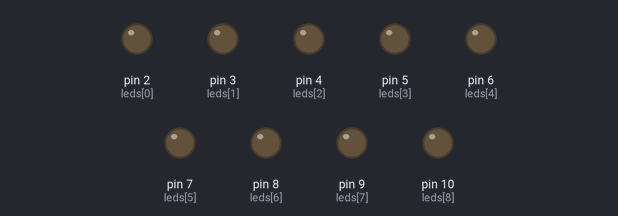
A sketch run on a simulated Arduino Uno, built with avr-gcc and run on an emulated ATmega328P. Parts: output pins drawn as LEDs (lit = HIGH). Random numbers use the default seed unless the sketch sets one.

Above: at 3.79 s.
At 7.55 s:
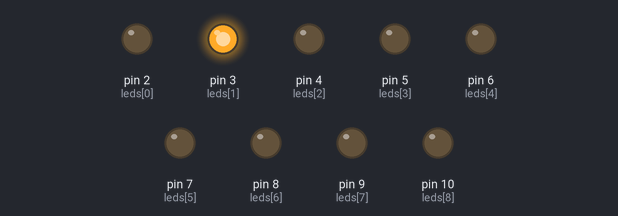
At 13.22 s:
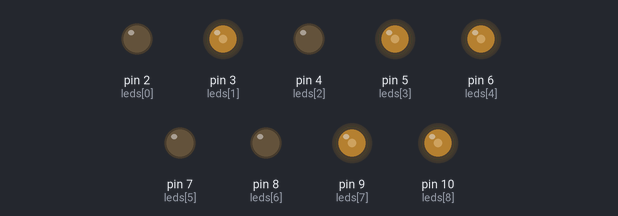
At 23.54 s:
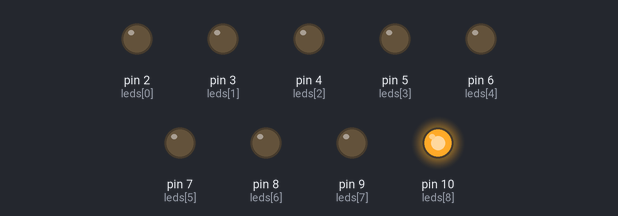
At 30.01 s:
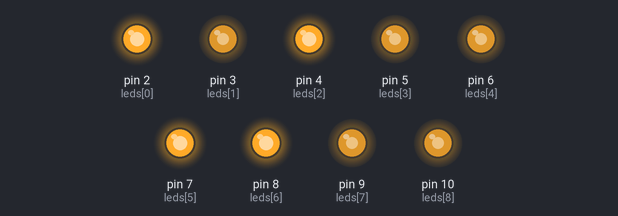
At 38.92 s:
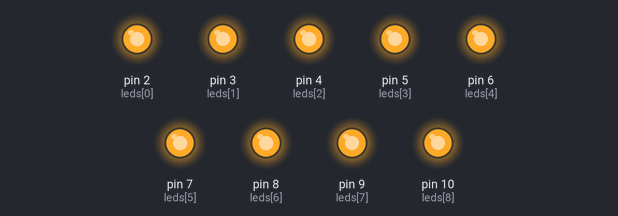
Timing chart, 0 to 40.0 s (numbered marks = the images above):
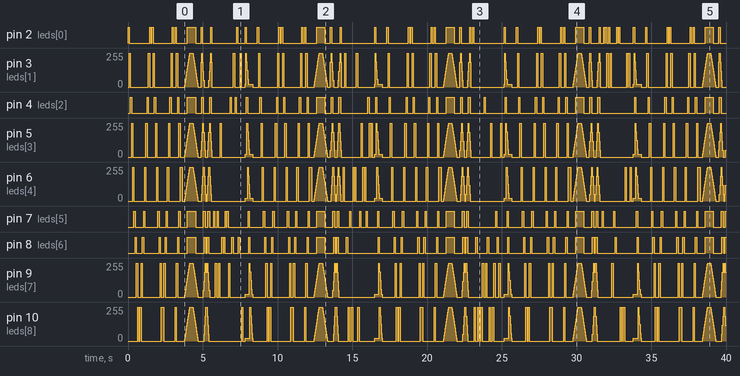

The sketch:

LED_Chaser.ino
```cpp
// (licence header left out)
// Multi-effect LED Chaser for 9 LEDs (pins 2..10)
// Auto-cycles through 8 effects.
// Note: PWM pins on Uno in this range: 3, 5, 6, 9, 10
// Non-PWM pins (2, 4, 7, 8) will be toggled digitally when fade is requested.

int leds[] = {2, 3, 4, 5, 6, 7, 8, 9, 10};
const int total = 9;

int effectDelay = 80;     // Base speed for chase effects
int effectHold  = 600;   // Hold time for some effects (ms)

// 🔧 Check if a pin supports PWM
bool isPWMpin(int pin) {
  return (pin == 3 || pin == 5 || pin == 6 || pin == 9 || pin == 10);
}

// 🔧 Set LED brightness (0–255)
// PWM pins fade smoothly, non-PWM pins toggle ON/OFF
void setBrightness(int idx, int value) {
  int pin = leds[idx];
  if (isPWMpin(pin)) {
    analogWrite(pin, constrain(value, 0, 255));
  } else {
    digitalWrite(pin, value > 127 ? HIGH : LOW);
  }
}

// 🔧 Turn all LEDs OFF
void allOff() {
  for (int i = 0; i < total; i++) {
    digitalWrite(leds[i], LOW);
  }
}

// =================== EFFECTS ===================

// Effect 1: Simple Forward Chase
void effectForwardChase(int speed) {
  for (int i = 0; i < total; i++) {
    digitalWrite(leds[i], HIGH);
    delay(speed);
    digitalWrite(leds[i], LOW);
  }
}

// Effect 2: Reverse Chase
void effectReverseChase(int speed) {
  for (int i = total - 1; i >= 0; i--) {
    digitalWrite(leds[i], HIGH);
    delay(speed);
    digitalWrite(leds[i], LOW);
  }
}

// Effect 3: Ping-Pong with trailing effect
void effectPingPong(int speed) {
  // Forward
  for (int i = 0; i < total; i++) {
    digitalWrite(leds[i], HIGH);
    if (i - 1 >= 0) digitalWrite(leds[i - 1], LOW);
    delay(speed);
  }
  // Reverse
  for (int i = total - 1; i >= 0; i--) {
    digitalWrite(leds[i], HIGH);
    if (i + 1 < total) digitalWrite(leds[i + 1], LOW);
    delay(speed);
  }
  allOff();
}

// Effect 4: Double-Side Wave (ends to center)
void effectDoubleSideWave(int speed) {
  int half = total / 2; // 9 LEDs → 4 pairs + center
  for (int i = 0; i < half; i++) {
    digitalWrite(leds[i], HIGH);
    digitalWrite(leds[total - 1 - i], HIGH);
    delay(speed);
    digitalWrite(leds[i], LOW);
    digitalWrite(leds[total - 1 - i], LOW);
  }
  // Center LED for odd count
  if (total % 2 == 1) {
    digitalWrite(leds[half], HIGH);
    delay(speed * 2);
    digitalWrite(leds[half], LOW);
  }
}

// Effect 5: Breathing / Pulse
void effectBreathing(int fadeStep, int pauseMs) {
  // Fade up
  for (int b = 0; b <= 255; b += fadeStep) {
    for (int i = 0; i < total; i++) setBrightness(i, b);
    delay(pauseMs);
  }
  delay(200);

  // Fade down
  for (int b = 255; b >= 0; b -= fadeStep) {
    for (int i = 0; i < total; i++) setBrightness(i, b);
    delay(pauseMs);
  }
  allOff();
}

// Effect 6: Knight Rider (moving light with tail)
void effectKnightRider(int tailLen, int stepDelay) {
  // Left to right
  for (int center = 0; center < total; center++) {
    for (int i = 0; i < total; i++) {
      int dist = abs(center - i);
      int brightness = 0;
      if (dist == 0) brightness = 255;
      else if (dist <= tailLen) brightness = map(dist, 0, tailLen, 255, 50);
      setBrightness(i, brightness);
    }
    delay(stepDelay);
  }

  // Right to left
  for (int center = total - 1; center >= 0; center--) {
    for (int i = 0; i < total; i++) {
      int dist = abs(center - i);
      int brightness = 0;
      if (dist == 0) brightness = 255;
      else if (dist <= tailLen) brightness = map(dist, 0, tailLen, 255, 50);
      setBrightness(i, brightness);
    }
    delay(stepDelay);
  }
  allOff();
}

// Effect 7: Random Sparkle
void effectRandomSparkle(int sparks, int onMs, int offMs) {
  for (int s = 0; s < sparks; s++) {
    int r = random(0, total);
    digitalWrite(leds[r], HIGH);
    delay(onMs);
    digitalWrite(leds[r], LOW);
    delay(offMs);
  }
}

// Effect 8: Meteor Tail
void effectMeteor(int tailLen, int speed) {
  for (int i = 0; i < total + tailLen; i++) {

    // Dim all LEDs slightly
    for (int j = 0; j < total; j++) {
      if (isPWMpin(leds[j])) {
        analogWrite(leds[j], 20);   // Low glow for trail effect
      } else {
        digitalWrite(leds[j], LOW);
      }
    }

    // Draw meteor head and tail
    for (int t = 0; t < tailLen; t++) {
      int pos = i - t;
      if (pos >= 0 && pos < total) {
        int bright = map(t, 0, tailLen - 1, 255, 60);
        setBrightness(pos, bright);
      }
    }
    delay(speed);
  }
  allOff();
}

// =================== SETUP & LOOP ===================
void setup() {
  for (int i = 0; i < total; i++) {
    pinMode(leds[i], OUTPUT);
    digitalWrite(leds[i], LOW);
  }
  randomSeed(analogRead(0));  // Seed randomness for sparkle effect
}

void loop() {
  effectForwardChase(effectDelay);
  delay(80);

  effectReverseChase(effectDelay);
  delay(80);

  effectPingPong(effectDelay);
  delay(120);

  effectDoubleSideWave(effectDelay);
  delay(150);

  effectBreathing(6, 8);
  delay(200);

  effectKnightRider(3, 40);
  delay(120);

  effectRandomSparkle(18, 80, 30);
  delay(120);

  effectMeteor(4, 40);
  delay(300);
}
```
